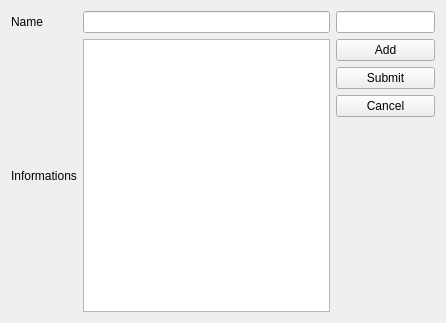
<?xml version="1.0" encoding="UTF-8"?>
<ui version="4.0">
 <class>AddressBook</class>
 <widget class="QWidget" name="AddressBook">
  <property name="geometry">
   <rect>
    <x>0</x>
    <y>0</y>
    <width>446</width>
    <height>323</height>
   </rect>
  </property>
  <property name="windowTitle">
   <string>Simple Adress Book made with Designer</string>
  </property>
  <layout class="QGridLayout" name="gridLayout">
   <item row="0" column="0">
    <widget class="QLabel" name="nameLabel">
     <property name="text">
      <string>Name</string>
     </property>
    </widget>
   </item>
   <item row="0" column="1">
    <widget class="QLineEdit" name="nameLine">
     <property name="readOnly">
      <bool>true</bool>
     </property>
    </widget>
   </item>
   <item row="2" column="0">
    <widget class="QLabel" name="addressLabel">
     <property name="text">
      <string>Informations</string>
     </property>
    </widget>
   </item>
   <item row="2" column="1">
    <widget class="QTextEdit" name="addressText">
     <property name="readOnly">
      <bool>true</bool>
     </property>
    </widget>
   </item>
   <item row="2" column="2">
    <layout class="QVBoxLayout" name="verticalLayout">
     <property name="sizeConstraint">
      <enum>QLayout::SetDefaultConstraint</enum>
     </property>
     <item>
      <widget class="QPushButton" name="addButton">
       <property name="text">
        <string>Add</string>
       </property>
      </widget>
     </item>
     <item>
      <widget class="QPushButton" name="submitButton">
       <property name="text">
        <string>Submit</string>
       </property>
      </widget>
     </item>
     <item>
      <widget class="QPushButton" name="cancelButton">
       <property name="text">
        <string>Cancel</string>
       </property>
      </widget>
     </item>
     <item>
      <spacer name="verticalSpacer">
       <property name="orientation">
        <enum>Qt::Vertical</enum>
       </property>
       <property name="sizeHint" stdset="0">
        <size>
         <width>20</width>
         <height>40</height>
        </size>
       </property>
      </spacer>
     </item>
    </layout>
   </item>
   <item row="0" column="2">
    <widget class="QLineEdit" name="nameSearch"/>
   </item>
  </layout>
 </widget>
 <resources/>
 <connections/>
</ui>
